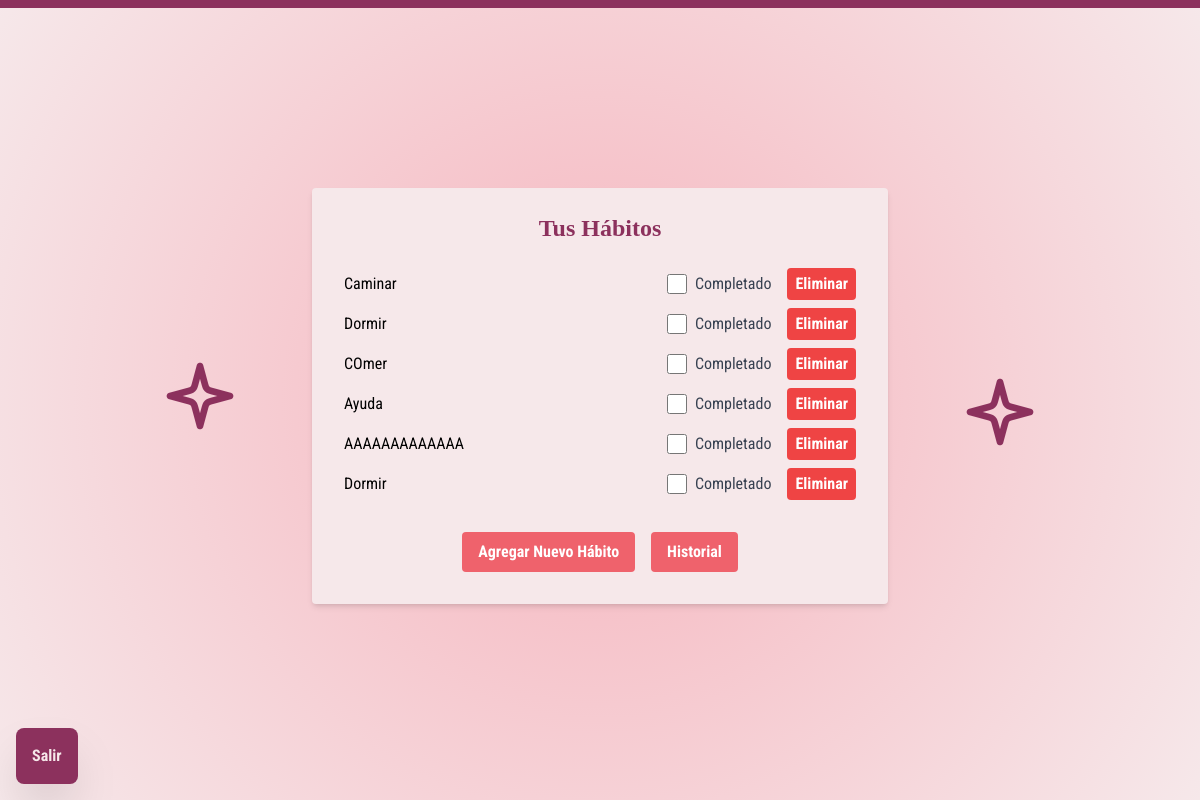
Page /pagina_principal (signed in) on the committed database.
### models.py (models this page shows, shortened)
class HabitosPersonalizados(db.Model):
    id_habitos_personalizados = db.Column(db.Integer, primary_key=True)
    habito_nombre = db.Column(db.String, nullable=False)
    id_usuario = db.Column(db.Integer, db.ForeignKey("usuarios.id_usuario"), nullable=False)

### app.py (the view)
@app.route('/pagina_principal')
def pagina_principal():
    id_usuario = session.get("id_usuario")
    if not id_usuario:
        return redirect(url_for('iniciar_sesion'))
    usuario = Usuarios.query.get(id_usuario)
    habitos_personalizados = HabitosPersonalizados.query.filter_by(id_usuario=id_usuario).all()
    return render_template('pagina_principal.html', usuario=usuario, habitos_personalizados=habitos_personalizados)

### templates/pagina_principal.html (shortened to what this page needs)
<!DOCTYPE html>
<html lang="es">
<head>
    <script src="https://cdn.tailwindcss.com"></script>
    <link href="https://fonts.cdnfonts.com/css/gorilla" rel="stylesheet">
</head>
<body class="border-t-8 border-[#8c315d] flex items-center justify-center min-h-screen bg-[radial-gradient(circle_at_center,_var(--tw-gradient-stops))] from-[#F6B4BD] to-[#F6E8EA]">
        <img src="static/estrellita2.png" alt="Estrellita 1" class="absolute right-40 w-20 h-20 z-10 mt-4 ml-4">
        <img src="static/estrellita2.png" alt="Estrellita 2" class="absolute left-40 w-20 h-20 z-10 mb-4 mr-4">
        <a href="./" style="font-family:Roboto Condensed" class="absolute bottom-4 left-4 text-[#F6E8EA] p-4 bg-[#8c315d] font-bold rounded-lg shadow-2xl hover:bg-[#E3BCC1] hover:scale-110 mt-5">Salir</a>
        <div class="w-full max-w-xl mx-auto bg-[#F6E8EA] shadow-md rounded px-8 pt-6 pb-8 mb-4">
            <h1 style="font-family:gorilla" class="text-2xl font-bold mb-6 text-center text-[#8c315d]">Tus Hábitos</h1>
            {% if habitos_personalizados %}
            <ul class="list-disc list-inside" style="font-family:Roboto Condensed">
                {% for habito in habitos_personalizados %}
                <li class="mb-2 flex justify-between items-center">
                    <span class="transition-colors {% if habito.completado %}text-gray-400{% else %}text-black{% endif %}">{{ habito.habito_nombre }}</span>
                    <div class="flex items-center">
                        <form action="/completar_habito/{{ habito.id_habitos_personalizados }}" method="post" class="flex items-center">
                            <input type="checkbox" name="completado" id="completado_{{ habito.id_habitos_personalizados }}" class="form-checkbox h-5 w-5 text-blue-600" {% if habito.completado %} checked {% endif %} onchange="this.form.submit()">
                            <label for="completado_{{ habito.id_habitos_personalizados }}" class="ml-2 text-gray-700">Completado</label>
                        </form>
                        <form action="/eliminar_habito/{{ habito.id_habitos_personalizados }}" method="post" class="ml-4">
                            <button type="submit" class="bg-red-500 hover:bg-red-700 text-white font-bold py-1 px-2 rounded focus:outline-none focus:shadow-outline">Eliminar</button>
                        </form>
                    </div>
                </li>
                {% endfor %}
            </ul>
            {% endif %}
            <div class="flex justify-center space-x-4 mt-4 ">
            <a href="/agregar_habito" style="font-family:Roboto Condensed" class="bg-[#EF626C] hover:bg-[#78d6a6] text-white font-bold py-2 px-4 rounded focus:outline-none focus:shadow-outline mt-4 inline-block transform transition-transform duration-200 hover:scale-110">
                Agregar Nuevo Hábito
            </a>
            <a href="/historial" style="font-family:Roboto Condensed" class="bg-[#EF626C] hover:bg-[#78d6a6] text-white font-bold py-2 px-4 rounded focus:outline-none focus:shadow-outline mt-4 inline-block transform transition-transform duration-200 hover:scale-110">
                Historial
            </a>
        </div>
    </div>
</body>
</html>

### rows in the picture
HabitosPersonalizados: habito_nombre "Caminar"
HabitosPersonalizados: habito_nombre "Dormir"
HabitosPersonalizados: habito_nombre "COmer"
HabitosPersonalizados: habito_nombre "Ayuda"
HabitosPersonalizados: habito_nombre "AAAAAAAAAAAAA"
HabitosPersonalizados: habito_nombre "Dormir"
